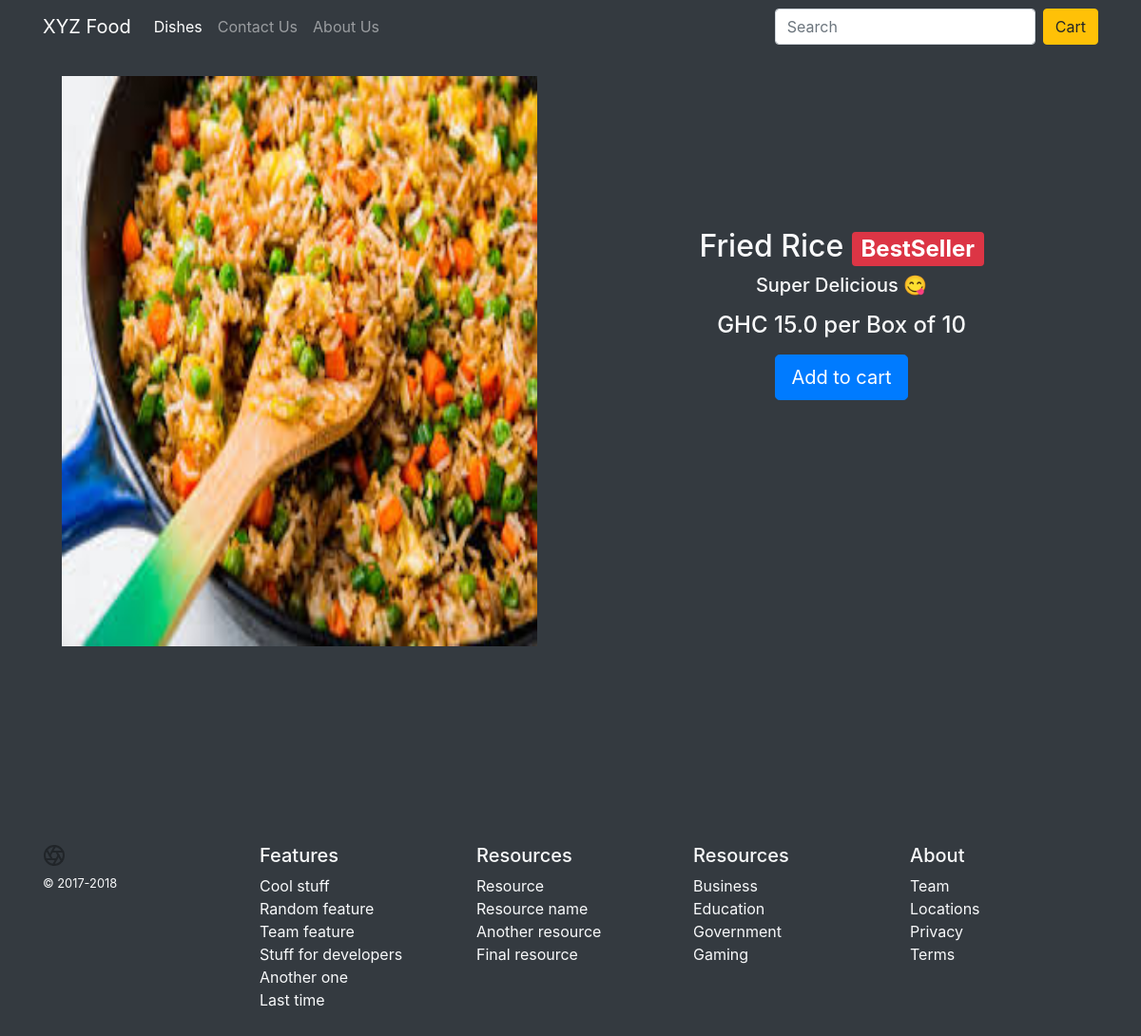
/e-food/item-detail/super-delicious, run on the app's committed database.
### main_app/models.py (models this page shows, shortened)
class Item(models.Model):
    LABELS = [
        ["BestSeller","BestSeller"],
        ["New","New"],
        ["Spicy","Spicy"]
    ]
    LABEL_COLORS = [
        ["primary","primary"],
        ["secondary","secondary"],
        ["danger", "danger"],
        ["warning", "warning"],
        ["info","info"]
    ]
    title = models.CharField(max_length=50)
    image = models.ImageField(upload_to="images/")
    description = models.CharField(max_length=70)
    price = models.FloatField(default=5.00)
    pieces = models.IntegerField(default=1)
    instructions = models.CharField(max_length=80)
    label = models.CharField(max_length=50, choices=LABELS)
    label_color = models.CharField(max_length=50, choices=LABEL_COLORS)
    slug = models.SlugField(default="food_item")
    created_by = models.ForeignKey(User, on_delete=models.CASCADE)

### main_app/views.py (the view)
# urls.py: path('item-detail/<slug>', views.item_detail, name="item-detail"),
def item_detail(request, slug):
    item = Item.objects.get(slug=slug)
    context = {"item":item}
    return render(request, 'main/item_detail.html', context)

### main_app/templates/main/item_detail.html (shortened to what this page needs)
{% extends 'main/base.html' %}
{% block content %}
<div class="container">
    <div class="row text-light text-center" style="margin-top:5em">
        <div class="col-md-6">
            <img src="{{item.image.url}}" width="500px" height="600px">
        </div>
        <div class="col-md-6" style="padding-top:10em">
            <h2>{{item.title|title}} <span class="badge badge-{{item.label_color}}">{{item.label}}</span></h2>
            <p class="h5">{{item.description|title}}</p>
            <h4>GHC {{item.price}} per Box of {{item.pieces}}</h4>
            <a href="{% url 'main:add-to-cart' slug=item.slug %}" class="btn btn-primary btn-lg mt-2">Add to cart</a>
        </div>
    </div>
</div>
{% endblock content %}

### data on the page
Item: image (picture), title "Fried Rice", label "BestSeller", description "Super Delicious 😋", price "15.0", pieces "10"
